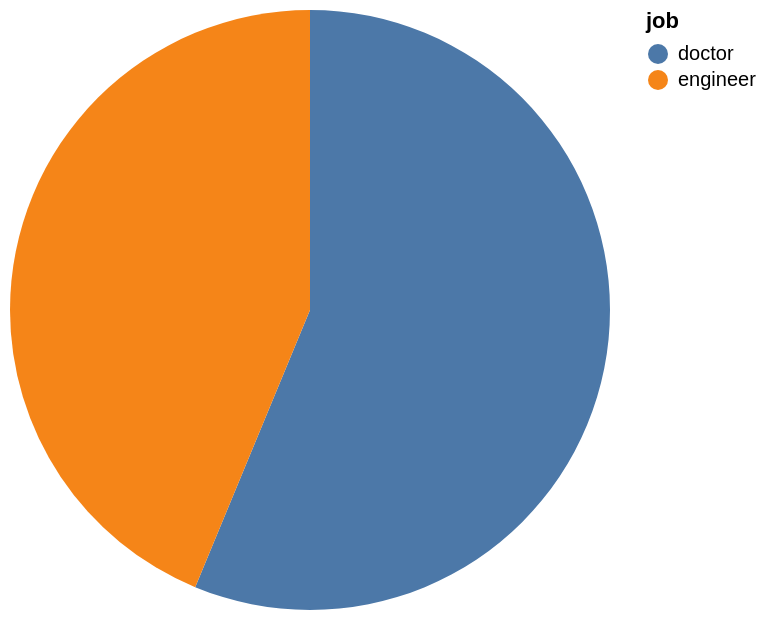

Specify this chart in Vega-Lite:
### Vega-Lite specification from a JSON file in a GitHub repository (floating-point values rounded to 4 significant figures)
{"data": {"values": [{"x_data": "doctor", "y_data": 45}, {"x_data": "engineer", "y_data": 35}]}, "mark": "arc", "encoding": {"theta": {"field": "y_data", "type": "quantitative", "title": "avg(age)"}, "color": {"field": "x_data", "type": "nominal", "title": "job"}}}
